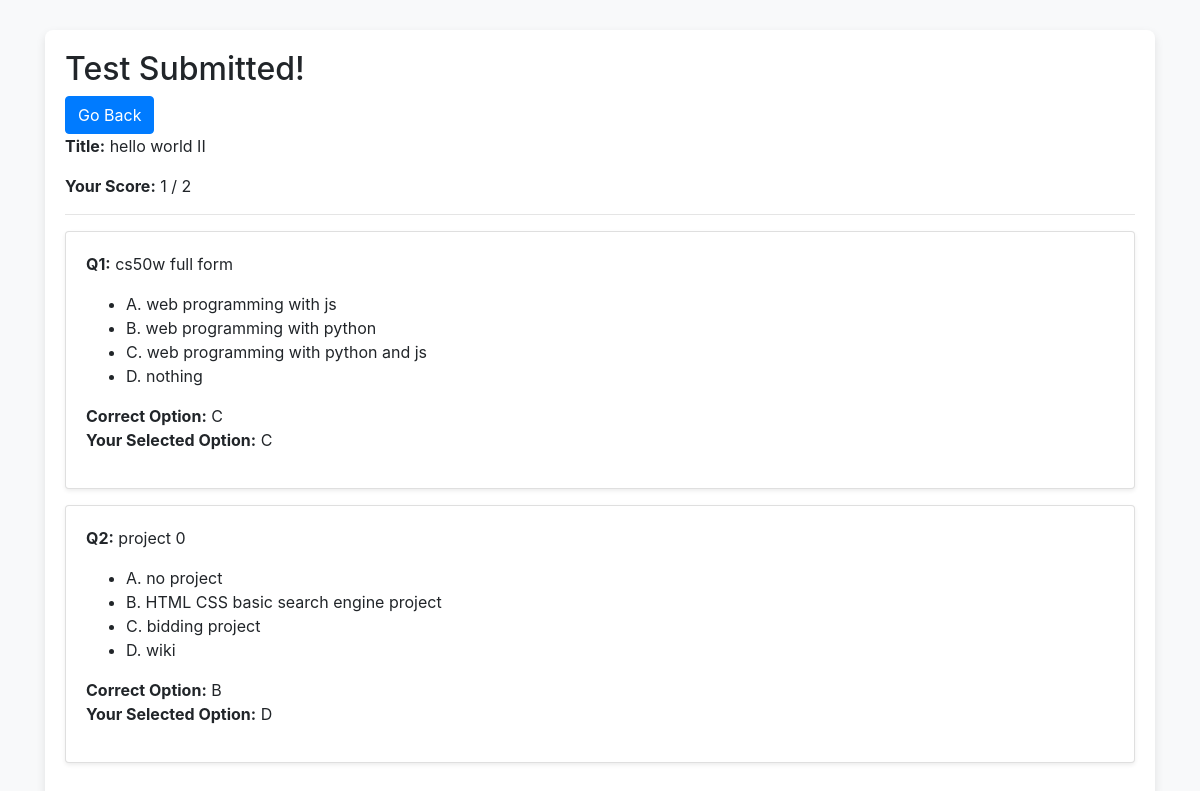
/score/7 (signed in), run on the app's committed database.
### quizApp/models.py (models this page shows, shortened)
class Test(models.Model):
    teacher = models.ForeignKey(User,on_delete=models.CASCADE,limit_choices_to={'user_type':'Teacher'})
    title = models.CharField(max_length=100)
    room_id = models.CharField(max_length=20,unique=True,blank=True)
    allowed_students = models.ManyToManyField(User,related_name="assigned_tests",blank=True,
                                              limit_choices_to={'user_type': 'Student'})
    start_time=models.DateTimeField()
    duration_minutes=models.PositiveIntegerField()
    created_at = models.DateTimeField(auto_now_add=True)
    def serialize(self):
        return {
            "id":self.id,
            "teacher": {
            "id": self.teacher.id,
            "username": self.teacher.username,
            "email": self.teacher.email,
            "name": self.teacher.get_full_name()
            },
            "room_id":self.room_id,
            "title": self.title,
            "start_time": self.start_time,
            "duration_minutes": self.duration_minutes,
            "total_allowed_students":self.allowed_students.count(),
            "total_students_appeared":StudentTest.objects.filter(test=self).count()
        }

class Question(models.Model):
    test = models.ForeignKey(Test,on_delete=models.CASCADE,related_name='questions')
    question_text = models.TextField()
    option_a = models.CharField(max_length=200)
    option_b = models.CharField(max_length=200)
    option_c = models.CharField(max_length=200)
    option_d = models.CharField(max_length=200)
    correct_option = models.CharField(max_length=1)
    def serialize(self):
        return {
            "question_text":self.question_text,
            "option_a":self.option_a,
            "option_b":self.option_b,
            "option_c":self.option_c,
            "option_d":self.option_d,
            "correct_option":self.correct_option
        }

### quizApp/views.py (the view)
# urls.py: path("score/<int:testID>",views.score,name="score"),
def score(request, testID):
    if not request.user.is_authenticated:
        return JsonResponse({'error': 'Authentication required.'}, status=401)
    if request.user.user_type != 'Student':
        return JsonResponse({'error': 'Only students can access this view.'}, status=403)
    if request.method == 'GET':
        test = get_object_or_404(Test, pk=testID)
        now = timezone.now()
        end_time = test.start_time + timezone.timedelta(minutes=test.duration_minutes)
        if end_time > now:
            return JsonResponse({'error': 'Score is available only after the test has ended.'}, status=403)
        try:
            student_test = StudentTest.objects.get(student=request.user, test=test)
        except StudentTest.DoesNotExist:
            return JsonResponse({'error': 'No submission found for this test.'}, status=404)
        score = student_test.score
        total = test.questions.count()
        return render(request, 'quizApp/score.html', {
            "score": score,
            "total": total,
            "test": test.serialize(),
            "questions":[
                {
                    **question.serialize(),
                    "selected_option":next(
                        (answer.selected_option
                         for answer in student_test.answers.all()
                         if answer.question_id == question.id),
                        None
                    )
                }
                for question in test.questions.all()
            ]
        })
    return JsonResponse({'error': 'GET request required.'}, status=400)

### quizApp/templates/quizApp/score.html
{% extends "quizApp/layout.html" %}
{% block body %}
    <h2>Test Submitted!</h2>
    <a href="{% url 'index' %}" class="btn btn-primary">Go Back</a>
    <p><strong>Title:</strong> {{ test.title }}</p>
    <p><strong>Your Score:</strong> {{ score }} / {{ total }}</p>
    <hr>
    {% for question in questions %}
    <div class="card mb-3 shadow-sm">
        <div class="card-body">
            <p><strong>Q{{ forloop.counter }}:</strong> {{ question.question_text }}</p>
            <ul>
                <li>A. {{ question.option_a }}</li>
                <li>B. {{ question.option_b }}</li>
                <li>C. {{ question.option_c }}</li>
                <li>D. {{ question.option_d }}</li>
            </ul>
            <p>
                <strong>Correct Option:</strong> {{ question.correct_option }} <br>
                <strong>Your Selected Option:</strong>
                {% if question.selected_option %}
                    {{ question.selected_option }}
                {% else %}
                    <span class="text-danger">Not Answered</span>
                {% endif %}
            </p>
        </div>
    </div>
    {% endfor %}
{% endblock %}

### quizApp/templates/quizApp/layout.html (style rules this page uses)
body { background-color: #f8f9fa; }

### data on the page
Test: title "hello world II"
Question: question_text "cs50w full form", option_a "web programming with js", option_b "web programming with python", option_c "web programming with python and js", option_d "nothing"
Question: question_text "project 0", option_a "no project", option_b "HTML CSS basic search engine project", option_c "bidding project", option_d "wiki"

### other printed values
{{ score }} "1"
{{ total }} "2"
{{ question.correct_option }} "C" "B"
{{ question.selected_option }} "C" "D"
